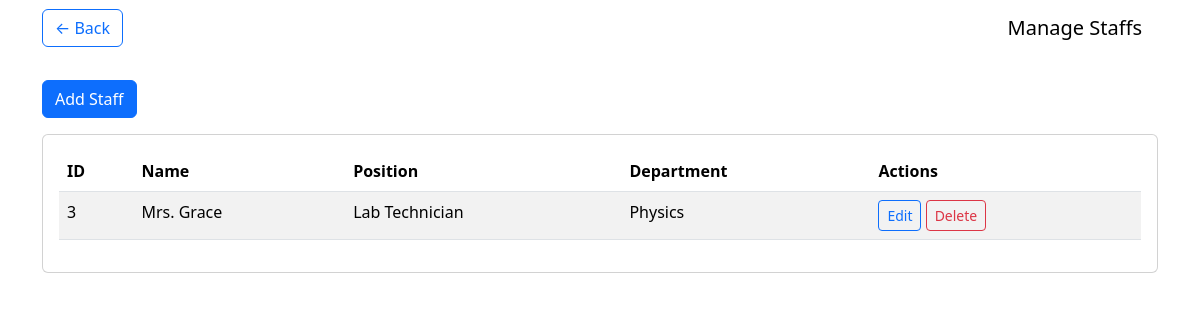
The page /manage_staffs.php?dept_id=2 (signed in) on the database its author committed.
### tables this page shows
CREATE TABLE IF NOT EXISTS staffs (
  id INT AUTO_INCREMENT PRIMARY KEY,
  name VARCHAR(150) NOT NULL,
  position VARCHAR(150) NOT NULL,
  department_id INT NOT NULL,
  created_at TIMESTAMP DEFAULT CURRENT_TIMESTAMP,
  FOREIGN KEY (department_id) REFERENCES departments(id) ON DELETE CASCADE
);

CREATE TABLE IF NOT EXISTS departments (
  id INT AUTO_INCREMENT PRIMARY KEY,
  name VARCHAR(150) NOT NULL,
  hod_name VARCHAR(150) NOT NULL,
  hod_image VARCHAR(255) DEFAULT NULL,
  created_at TIMESTAMP DEFAULT CURRENT_TIMESTAMP
);

### manage_staffs.php (the view, shortened to what this page needs)
<?php
include('config.php');
$dept_id = isset($_GET['dept_id']) ? intval($_GET['dept_id']) : 0;
$where = $dept_id ? " WHERE department_id=$dept_id " : "";
$staffs = mysqli_query($conn, "SELECT s.*, d.name as dept_name FROM staffs s LEFT JOIN departments d ON s.department_id=d.id $where ORDER BY s.id DESC");
?>
<!doctype html>
<html>
<head><meta charset="utf-8"><title>Manage Staffs</title>
<link href="https://cdn.jsdelivr.net/npm/bootstrap@5.3.2/dist/css/bootstrap.min.css" rel="stylesheet"></head>
<body>
<nav class="navbar navbar-light" style="background:#fff;">
  <div class="container">
    <a href="admin_dashboard.php" class="btn btn-outline-primary">&larr; Back</a>
    <span class="navbar-brand">Manage Staffs</span>
  </div>
</nav>
<div class="container mt-4">
  <div class="mb-3">
    <a href="add_staff.php<?php echo $dept_id ? '?dept_id='.$dept_id : ''; ?>" class="btn btn-primary">Add Staff</a>
  </div>
  <div class="card p-3">
    <table class="table table-striped">
      <thead><tr><th>ID</th><th>Name</th><th>Position</th><th>Department</th><th>Actions</th></tr></thead>
      <tbody>
        <?php if(mysqli_num_rows($staffs)>0): while($s=mysqli_fetch_assoc($staffs)): ?>
        <tr>
          <td><?php echo $s['id']; ?></td>
          <td><?php echo htmlspecialchars($s['name']); ?></td>
          <td><?php echo htmlspecialchars($s['position']); ?></td>
          <td><?php echo htmlspecialchars($s['dept_name']); ?></td>
          <td>
            <a href="edit_staff.php?id=<?php echo $s['id']; ?>" class="btn btn-sm btn-outline-primary">Edit</a>
            <a href="delete_staff.php?id=<?php echo $s['id']; ?>" onclick="return confirm('Delete this staff?');" class="btn btn-sm btn-outline-danger">Delete</a>
          </td>
        </tr>
        <?php endwhile; else: ?>
        <tr><td colspan="5" class="text-muted">No staffs found.</td></tr>
        <?php endif; ?>
      </tbody>
    </table>
  </div>
</div>
</body>
</html>

### rows shown on the page
staffs: id "3", name "Mrs. Grace", position "Lab Technician", department.name "Physics"
